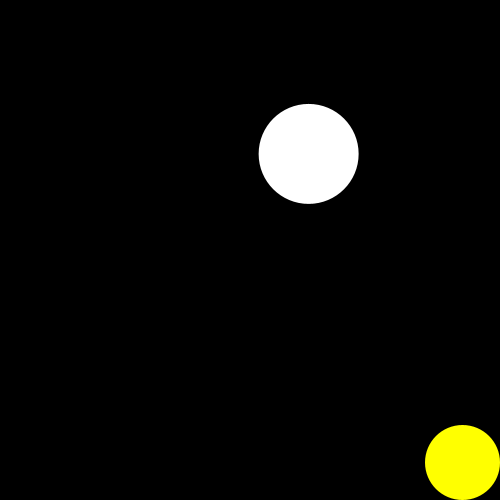
Frame 1 (no input)
Frame 60 (the mouse pressed at the canvas centre just before this capture): identical to frame 1, image omitted
Frame 120 (the mouse held since frame 60 and released just before this capture): identical to frame 1, image omitted

The Processing sketch that drew this single still picture (run headless with seeded random() and noise(); from frame 60 on, the mouse is pressed at the canvas centre):

// Processing sketch: Assignment6_Q1
// ── Assignment6_Q1.pde
//Global variable initialisation
float coinX;
float coinY;
float wellX;
float wellY;
float wellDiam;
float coinDiam;
float coinRad;
float wellRad;
int coinXMove = 0;
int coinYMove = 0;
int coinSpeed = 1;
int coinXSpeed = 1;
int coinYSpeed = 1;


//Setup variables
void setup() {
  size(500,500);
  background(0);
  fill(255);
  noStroke();
  frameRate(120);
  
  wellDiam = height/5;
  coinDiam = 3*wellDiam/4;
  coinRad = coinDiam/2;
  wellRad = wellDiam/2;
  
  coinX = width-coinRad;
  coinY = height-coinRad;
  wellX = random(wellRad,width-wellRad); //CHECK FOR COIN
  wellY = random(wellRad,height-wellRad);
  
  //Check if overlapping coin
  while (wellX + wellRad > coinX - coinRad && wellY + wellRad > coinY - coinRad) {
    wellX = random(wellRad, width-wellRad);
    wellY = random(wellRad, height-wellRad);
  }
  
}

void draw() {
   
  //Draw colour based on coin in well
  if(isWishMade() == false) {
    
    background(0);
    fill(255);
    
  } else if(isWishMade() == true) {
    
    background(255,0,0);
    fill(0,255,0);
    
  }
  
  //Draw coin and well
  ellipse(wellX,wellY,wellDiam,wellDiam);
  fill(255,255,0);
  ellipse(coinX,coinY,coinDiam,coinDiam);
  
  if (coinYMove == -1 && coinY - coinRad - coinSpeed >= 0) {
      coinY -= coinSpeed;
    } 
    if (coinYMove == 1 && coinY + coinRad + coinSpeed <= height) {
      coinY += coinSpeed;
    } 
    if (coinXMove == -1 && coinX - coinRad - coinSpeed >= 0) {
      coinX -= coinSpeed;
    } 
    if (coinXMove == 1 && coinX + coinRad + coinSpeed <= width) {
      coinX += coinSpeed;
    }
  
}

//Check for key presses
void keyPressed() { //MAKE THIS A VELOCITY TO START MOVEMENT AND END IT ON RELEASE - FIXES LATERAL MOVEMENT
  
  if(keyCode == UP) {
    coinYMove = -1;
  }
  if(keyCode == DOWN) {
    coinYMove = 1;
  }
  if(keyCode == LEFT) {
    coinXMove = -1;
  }
  if(keyCode == RIGHT) {
    coinXMove = 1;
  }  
  
}

void keyReleased() { //Check if works for opposite keys releases
  
  if(keyCode == UP) {
    coinYMove = 0;
  }
  if(keyCode == DOWN) {
    coinYMove = 0;
  }
  if(keyCode == LEFT) {
    coinXMove = 0;
  }
  if(keyCode == RIGHT) {
    coinXMove = 0;
  } 
  
}

//Check for coin in well
boolean isWishMade() {
  boolean wishMade;
  //Check if the coin is in the well
  if (dist(wellX,wellY,coinX,coinY) <= wellRad - coinRad ) {
    wishMade = true;
  } else {
    wishMade = false;
  }
  
  return wishMade;
}
